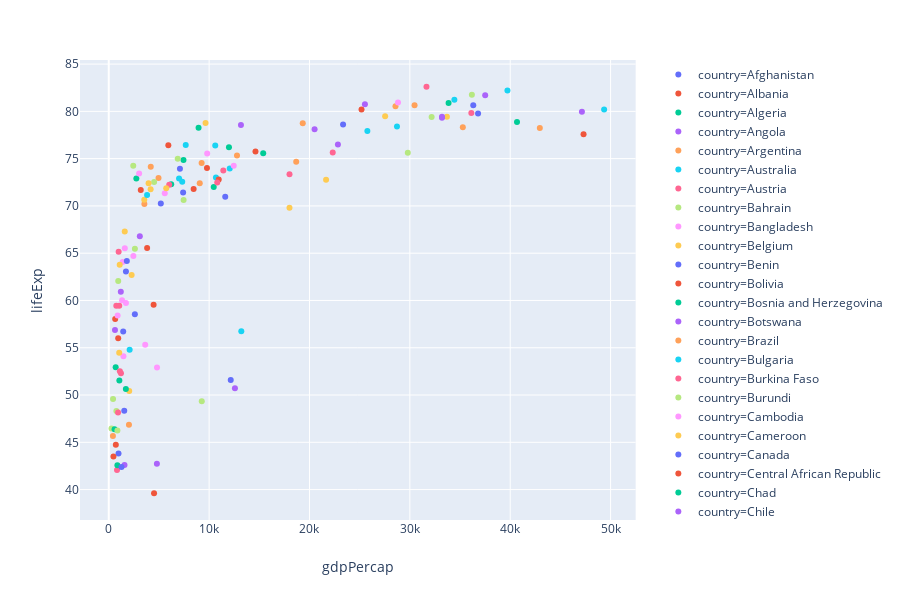

Here is the notebook cell this chart was saved with:
### Markdown cell above
### Scatter Plot with Country Values (Hover) & Color

### Code cell
px.scatter(data_frame= gapminder7, x = 'gdpPercap', y = 'lifeExp', hover_name = 'country', color = 'country')
